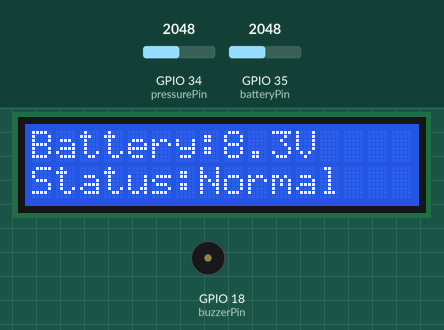
Simulated run of this sketch. Board: ESP32. On the bench: 16×2 character LCD, buzzer (waves = sounding, pin HIGH). The test bench sets the inputs (shaded band); at power-on: GPIO 34 (pressurePin) = 2048, GPIO 35 (batteryPin) = 2048. What the sketch prints to the serial monitor is not drawn.

Above: at 3.2 s.
3.3 s: GPIO 34 (pressurePin) set to 864
At 8.6 s:
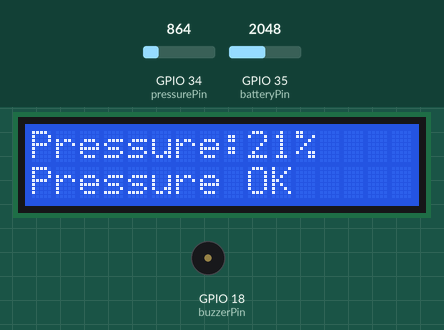
12.4 s: GPIO 34 (pressurePin) set to 749
At 16.42 s:
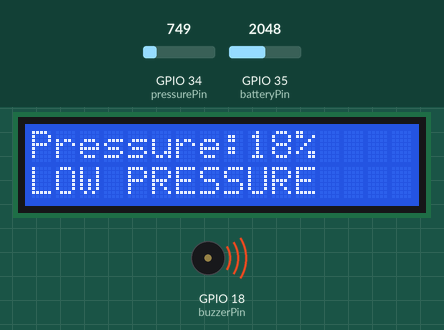
16.6 s: GPIO 35 (batteryPin) set to 1228
At 18.65 s:
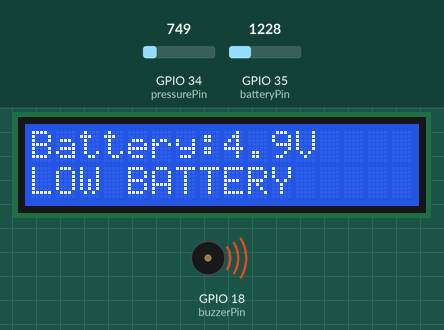
20.3 s: GPIO 34 (pressurePin) set to 1228
At 20.53 s:
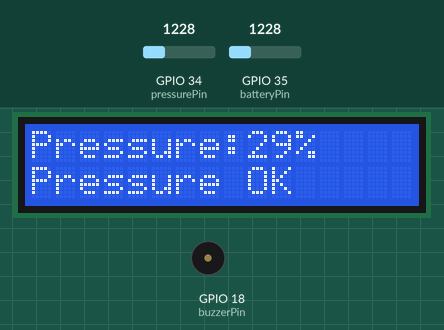
23.0 s: GPIO 35 (batteryPin) set to 1706
At 26.6 s:
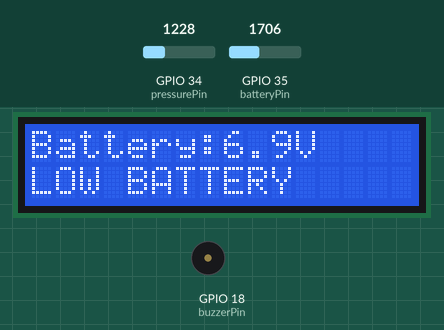
28.0 s: GPIO 35 (batteryPin) set to 1792
At 31.2 s:
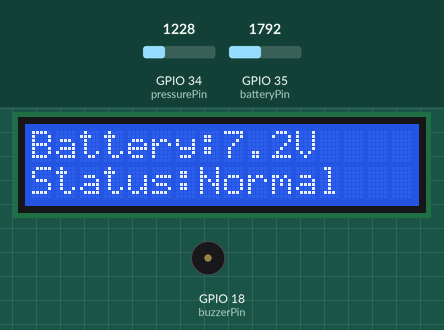
Timing chart, 0 to 32.7 s (numbered marks = the images above; inputs shaded):
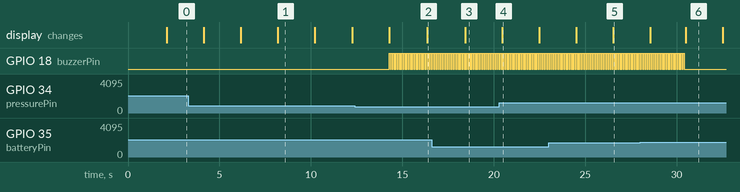

The sketch:

Vehicle_Monitoring_System.ino.ino
```cpp
#include <Wire.h>
#include <LiquidCrystal_I2C.h>

LiquidCrystal_I2C lcd(0x27, 16, 2);

const int pressurePin = 34;   // Potentiometer
const int batteryPin  = 35;   // Voltage Sensor (S)
const int buzzerPin   = 18;   // Buzzer

void setup() {

  Wire.begin(21, 22);

  lcd.init();
  lcd.backlight();

  pinMode(buzzerPin, OUTPUT);
  digitalWrite(buzzerPin, LOW);

  Serial.begin(115200);

  lcd.setCursor(0,0);
  lcd.print("Vehicle Monitor");
  lcd.setCursor(0,1);
  lcd.print("System Ready");

  delay(2000);
}

void loop() {

  // -----------------------------
  // Read Tire Pressure
  // -----------------------------
  int pressureRaw = analogRead(pressurePin);
  int pressurePercent = map(pressureRaw,0,4095,0,100);

  // -----------------------------
  // Read Battery Voltage
  // -----------------------------
  int batteryRaw = analogRead(batteryPin);

  float adcVoltage = (batteryRaw * 3.3) / 4095.0;

  // Voltage sensor ratio (0-25V module)
  float batteryVoltage = adcVoltage * 5.0;

  // -----------------------------
  // Screen 1 - Battery
  // -----------------------------
  lcd.clear();

  lcd.setCursor(0,0);
  lcd.print("Battery:");
  lcd.print(batteryVoltage,1);
  lcd.print("V");

  lcd.setCursor(0,1);

  if(batteryVoltage < 7.0){
      lcd.print("LOW BATTERY");
  }
  else{
      lcd.print("Status:Normal");
  }

  for(int i=0;i<20;i++){

      if(pressurePercent < 20 || batteryVoltage < 7.0){
          digitalWrite(buzzerPin,HIGH);
          delay(50);
          digitalWrite(buzzerPin,LOW);
          delay(50);
      }
      else{
          digitalWrite(buzzerPin,LOW);
          delay(100);
      }
  }

  // -----------------------------
  // Read Pressure Again
  // -----------------------------
  pressureRaw = analogRead(pressurePin);
  pressurePercent = map(pressureRaw,0,4095,0,100);

  // -----------------------------
  // Screen 2 - Tire Pressure
  // -----------------------------
  lcd.clear();

  lcd.setCursor(0,0);
  lcd.print("Pressure:");
  lcd.print(pressurePercent);
  lcd.print("%");

  lcd.setCursor(0,1);

  if(pressurePercent < 20){
      lcd.print("LOW PRESSURE");
  }
  else{
      lcd.print("Pressure OK");
  }

  for(int i=0;i<20;i++){

      if(pressurePercent < 20 || batteryVoltage < 7.0){
          digitalWrite(buzzerPin,HIGH);
          delay(50);
          digitalWrite(buzzerPin,LOW);
          delay(50);
      }
      else{
          digitalWrite(buzzerPin,LOW);
          delay(100);
      }
  }

  // -----------------------------
  // Serial Monitor
  // -----------------------------
  Serial.print("Battery: ");
  Serial.print(batteryVoltage,2);
  Serial.print(" V | Pressure: ");
  Serial.print(pressurePercent);
  Serial.print("% ");

  if(pressurePercent < 20){
      Serial.println("(LOW)");
  }
  else{
      Serial.println("(OK)");
  }

}
```

Measured:
- the behaviour switches between 819 and 818 on GPIO 34 (pressurePin) (found by bisection; images 1 and 2)
- the behaviour switches between 1737 and 1738 on GPIO 35 (batteryPin) (found by bisection; images 5 and 6)
- after the input at 3.3 s, the display: changes after 0.84 s (image 1)
- after the input at 12.4 s, GPIO 18 (buzzerPin): alternates HIGH for 0.05 s and LOW for 0.05 s, starting after 1.9 s; the display: first differs from a run without the input after 4.0 s (image 2)
- after the input at 16.6 s, the display: changes after 1.8 s (image 3)
- after the input at 20.3 s, the display: changes after 0.16 s (image 4)
- after the input at 23.0 s, the display: first differs from a run without the input after 3.5 s (image 5)
- after the input at 28.0 s, GPIO 18 (buzzerPin): goes on until 30.4 s, then stays LOW; the display: first differs from a run without the input after 2.5 s (image 6)
